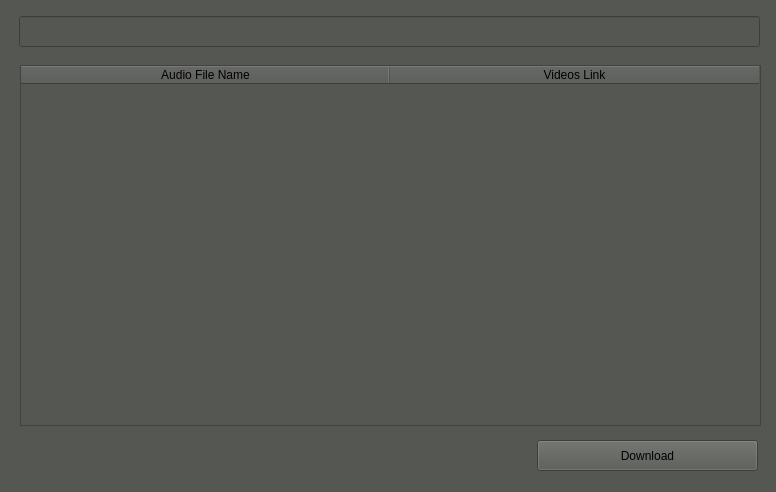
<?xml version="1.0" encoding="UTF-8"?>
<ui version="4.0">
 <class>Form</class>
 <widget class="QWidget" name="Form">
  <property name="geometry">
   <rect>
    <x>0</x>
    <y>0</y>
    <width>776</width>
    <height>492</height>
   </rect>
  </property>
  <property name="windowTitle">
   <string>Audio Playlist Download</string>
  </property>
  <property name="styleSheet">
   <string notr="true">background-color: rgb(85, 87, 83);</string>
  </property>
  <widget class="QPushButton" name="pushButton_2">
   <property name="geometry">
    <rect>
     <x>537</x>
     <y>440</y>
     <width>221</width>
     <height>31</height>
    </rect>
   </property>
   <property name="text">
    <string>Download</string>
   </property>
  </widget>
  <widget class="QLineEdit" name="lineEdit">
   <property name="geometry">
    <rect>
     <x>19</x>
     <y>16</y>
     <width>741</width>
     <height>31</height>
    </rect>
   </property>
  </widget>
  <widget class="QTableWidget" name="tableWidget">
   <property name="geometry">
    <rect>
     <x>20</x>
     <y>65</y>
     <width>741</width>
     <height>361</height>
    </rect>
   </property>
   <property name="font">
    <font>
     <pointsize>8</pointsize>
    </font>
   </property>
   <attribute name="horizontalHeaderDefaultSectionSize">
    <number>369</number>
   </attribute>
   <attribute name="horizontalHeaderMinimumSectionSize">
    <number>150</number>
   </attribute>
   <attribute name="verticalHeaderDefaultSectionSize">
    <number>30</number>
   </attribute>
   <column>
    <property name="text">
     <string>Audio File Name</string>
    </property>
   </column>
   <column>
    <property name="text">
     <string>Videos Link</string>
    </property>
   </column>
  </widget>
 </widget>
 <resources/>
 <connections/>
</ui>
